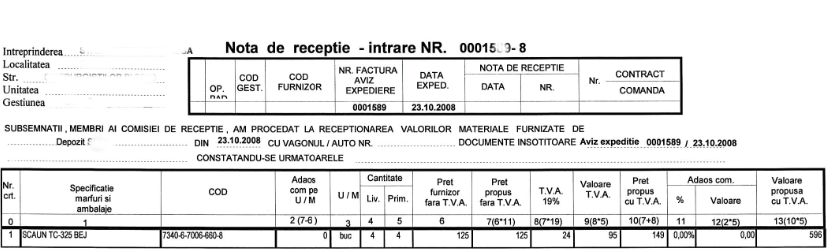
#> input picture input.png, 828 x 251 px
$ python ml.py   (Python 2 division)   (older library calls are emulated)
#> lines starting #> are read from the running program, lines starting #| are printed output that depends on the picture
from random import normalvariate
from scipy.misc import imread, imsave

import matplotlib.pyplot as plt
import numpy as np
import inspect

class RandomizeDistort():

    def __init__(self, sizex, sizey, incline=True, distort=True):

        self.yPoint = lambda x1,x2,y1,m: int(round(m*(x2-x1) + y1))
        self.yDiff = lambda y1,y2: y1-y2

        self.slope = lambda x1,x2,y1,y2: (y2-y1)/((x2-x1)*1.000)

        self.yIntersect = lambda x1,x2,y1,y2,m1,m2: int(round(((m2*(x1-y1/m1-m2*x2) + y2))/(1-m2/m1)))
        self.xIntersect = lambda x1,y1,y2,m: int(round((y2-y1)/m + x1))

        self.coef_distance = lambda s: self.size_y*1.000/s
        self.coef_weight = lambda s: s*1.000/self.size_x

        self.size_x, self.size_y = (sizex, sizey)

        #TODO: randomize slides
        self.slides = 9

        self.interval = self.size_y / self.slides

        self.x_values = [0]
        self.y_values = [self.size_x]

        self.top_distort = ()
        self.bottom_distort = ()

        #TODO: randomize angle
        self.anglepos = 0.098

        #TODO: randomize incline
        self.incline = 100

        self.mask = []

        self.result = []

    #TODO: create randomize function for basic values
    def _randomize(self, weight=1):
        pass

    def _normalize(self):

        for i,_ in enumerate(self.y_values): self.y_values[i] -= min(self.y_values)

    def _randomizeXPoints(self):

        #TODO: randomize slides
        self.x_values.extend([int(normalvariate(i/2, 100/self.slides)) for i in [100,300,500,700,900,1200,1500,1800]])

        self.x_values[-1] = self.size_y

    def _randomizeYPoints(self):

        i = 0
        while i < len(self.x_values) - 1:

            angle = self.anglepos if (i % 2 == 0) else -self.anglepos
            self.y_values.append(self.yPoint(self.x_values[i], self.x_values[i+1], self.y_values[i], angle))
            i+=1

    def _randomizeDistort(self):

        #TODO: randomize angles
        self.top_distort = (0,self.size_x, -0.060)
        self.bottom_distort = (0,min(self.y_values),0.020)

    def _distort(self):

        x1,y1,m1 = self.top_distort
        x2,y2,m2 = self.bottom_distort

        for i in range(0, len(self.y_values)/2):
            self.y_values[i] -= self.yDiff(self.size_x, self.yPoint(x1, self.x_values[i], y1, m1))

        for i in range(len(self.y_values)/2, len(self.y_values)):
            self.y_values[i] += self.yDiff(self.yPoint(x2, self.x_values[i], y2, m2), 0)

    def _mirrorPoints(self):

        self.x_values.extend([xval for xval in self.x_values])
        self.y_values.extend([yval-self.size_x for yval in self.y_values])

    def _incline(self):

        step = self.size_y / self.incline

        for i, x in enumerate(self.x_values):
            self.y_values[i] += x/step

    #TODO:
    def _compute_coef(self):
        pass

    def _fillLine(self, x, top_px, bottom_px):
        for y in range(bottom_px, top_px):
            self.mask[y][x] = 0

    def _fillSegment(self, index):

        x1, x2, y1, y2 = self.x_values[index-1], \
                         self.x_values[index], \
                         self.y_values[index-1], \
                         self.y_values[index]

        x3, x4, y3, y4 = self.x_values[self.slides+index-1],\
                         self.x_values[self.slides+index], \
                         self.y_values[self.slides+index-1], \
                         self.y_values[self.slides+index]

        top_slope = self.slope(x1,x2,y1,y2)
        bottom_slope = self.slope(x3,x4,y3,y4)

        for x in range(x1, x2):
            top_px = self.yPoint(x1, x, y1, top_slope)
            bottom_px = self.yPoint(x3, x, y3, bottom_slope)
            self._fillLine(x, top_px, bottom_px)

    def _fillMask(self):

        self.mask = np.zeros([max(self.y_values), max(self.x_values), 4], dtype=np.uint8)
        self.mask.fill(255)

        segment = 1
        while segment < self.slides:
            self._fillSegment(segment)
            segment +=1

        imsave("matrix.png",self.mask)

    #TODO: create generator (yield)
    def compute(self):
        self._randomizeXPoints()
        self._randomizeYPoints()
        self._mirrorPoints()

        if min(self.y_values) < 0: self._normalize()

        self._randomizeDistort()
        self._distort()

        if min(self.y_values) < 0: self._normalize()

        self._incline()

        if min(self.y_values) < 0: self._normalize()

        self.display()
        self.display('plot')
        self.display('distort')

        self._fillMask()

    def generate(self, source):

        ind_x = 0
        for i in range(0, len(self.mask[0]) - 1):
            ind_y = 0
            for j in range(0, len(self.mask) - 1):
                try:
                    if self.mask[j][i].all() == 0:
                        self.mask[j][i] = source[ind_y][ind_x]
                        ind_y += 1
                except Exception:
                    pass
            ind_x +=1

        imsave('result.png', self.mask)

    def display(self, var='values'):

        print 'caller name --->', inspect.stack()[1][3]

        print 'size:', self.size_x, '*', self.size_y
        print 'last', self.y_values[len(self.y_values)/2 - 1] - self.y_values[-1]
        if var == 'values':
            print "X axis values: ", self.x_values
            print "y axis values: ", self.y_values

        if var == 'distort':
            print 'top->', self.top_distort
            x1,y1,m1 = self.top_distort
            print 'bottom->', self.bottom_distort
            x2,y2,m2 = self.bottom_distort
            y3 = self.yIntersect(x1,x2,y1,y2,m1,m2)
            x3 = self.xIntersect(x1,y1,y3,m1)
            print 'intersect->', x3, y3
            print 'coef (distance, weight)', self.coef_distance(x3), self.coef_weight(y3)
            plt.plot([x1, x3], [y1, y3], 'ro-')
            plt.plot([x2, x3], [y2, y3], 'ro-')
            #guidelines
            plt.plot([0, x3], [y3, y3], 'ro-')
            plt.plot([self.size_y, self.size_y], [0, self.size_x], 'go-')
            plt.show()

        if var == 'plot':
            plt.plot(self.x_values, self.y_values, 'ro')
            plt.show()

if __name__ == "__main__":

    bar = imread('input.png')
#> bar is the input picture: shape (251, 828, 4); mean R, G, B, A 229.7, 229.7, 229.7, 254.6

    c = RandomizeDistort(len(bar), len(bar[0]))
    c.compute()
#> call 2 of display, with var = 'plot'
#> in display (call 2), `plt.show()`:
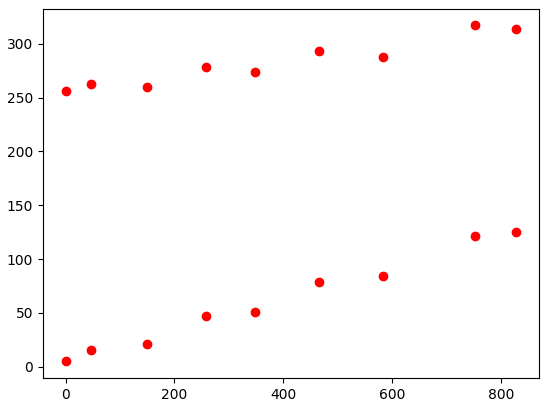
#> figure drawn by matplotlib, 1 panel
#> call 3 of display, with var = 'distort'
#> in display (call 3), `plt.show()`:
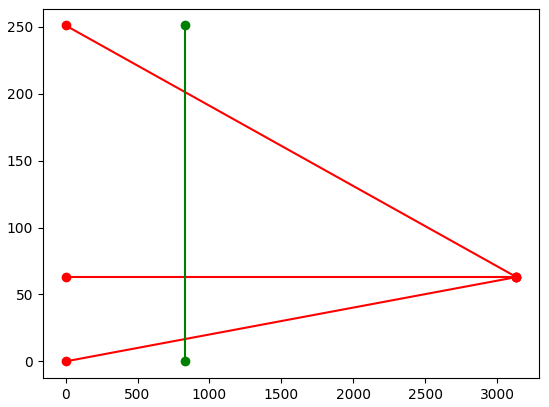
#> figure drawn by matplotlib, 1 panel
    c.generate(bar)
#> after the loop in generate, `for i in range(0, len(self.mask[0]) - 1):`:
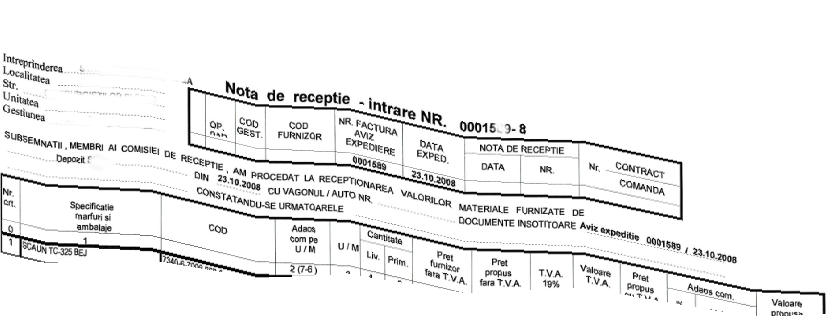
#> self.mask: shape (317, 828, 4); mean R, G, B, A 239.3, 239.3, 239.3, 254.5; transparent parts drawn white
#> after the loop in generate, `for i in range(0, len(self.mask[0]) - 1):`: ind_x = 827

$ run again, with img.png copied over input.png
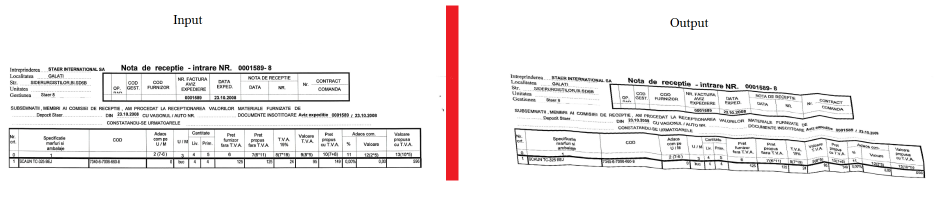
#> input picture img.png, 1872 x 416 px (shown at 1/2 size)
#> bar is the input picture: shape (416, 1872, 3); mean R, G, B 241.6, 239.2, 239.3
#> in display (call 2), `plt.show()`:
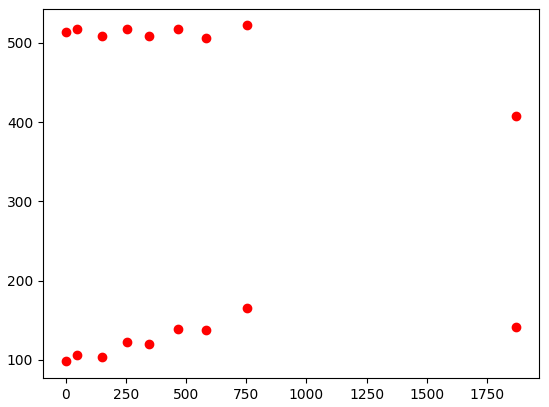
#> figure drawn by matplotlib, 1 panel
#> in display (call 3), `plt.show()`:
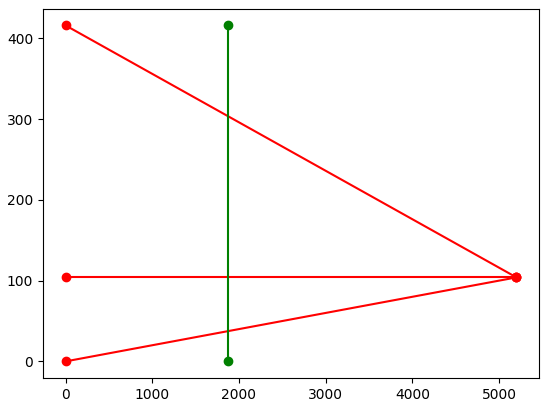
#> figure drawn by matplotlib, 1 panel
#> after the loop in generate, `for i in range(0, len(self.mask[0]) - 1):`: ind_x = 1871

$ run again, with img_test.png copied over input.png
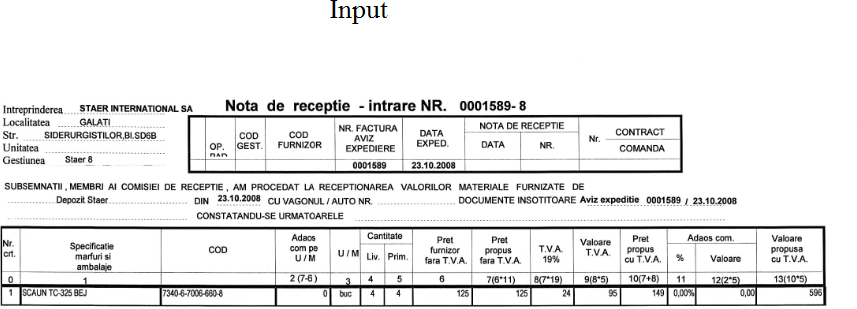
#> input picture img_test.png, 857 x 309 px
#> bar is the input picture: shape (309, 857, 4); mean R, G, B, A 234, 234, 234, 255
#> in display (call 3), `plt.show()`:
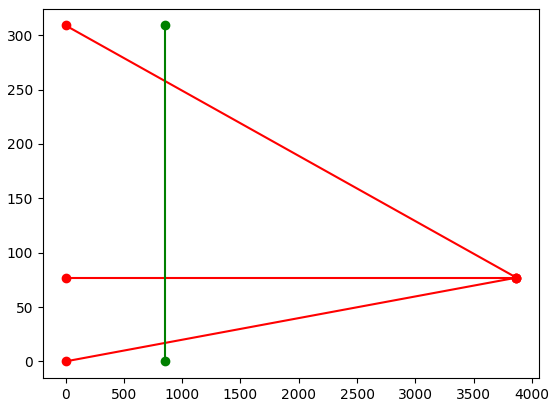
#> figure drawn by matplotlib, 1 panel
#> after the loop in generate, `for i in range(0, len(self.mask[0]) - 1):`:
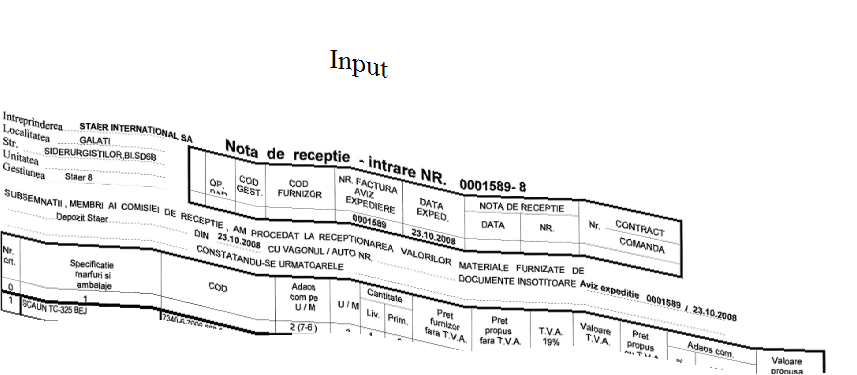
#> self.mask: shape (375, 857, 4); mean R, G, B, A 241.2, 241.2, 241.2, 254.8; transparent parts drawn white
#> after the loop in generate, `for i in range(0, len(self.mask[0]) - 1):`: ind_x = 856

$ run again, with test.png copied over input.png
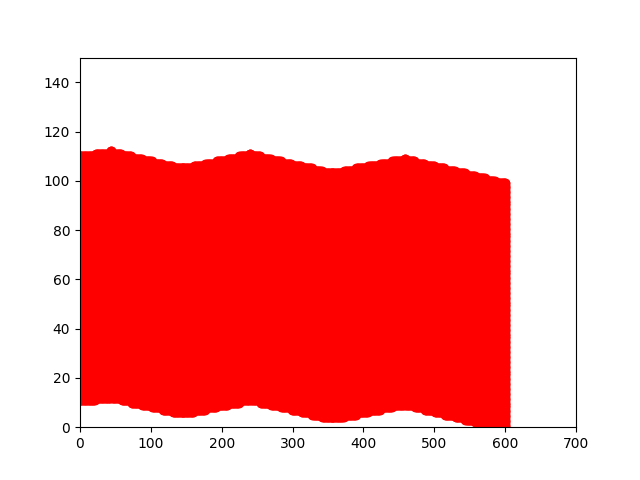
#> input picture test.png, 640 x 480 px
#> bar is the input picture: shape (480, 640, 4); mean R, G, B, A 252.4, 161.5, 161.5, 255
#> in display (call 3), `plt.show()`:
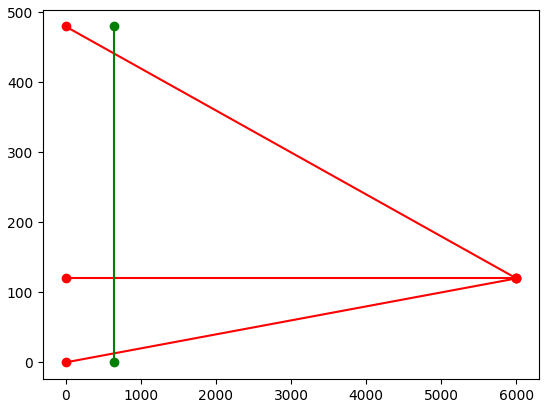
#> figure drawn by matplotlib, 1 panel
#> after the loop in generate, `for i in range(0, len(self.mask[0]) - 1):`:
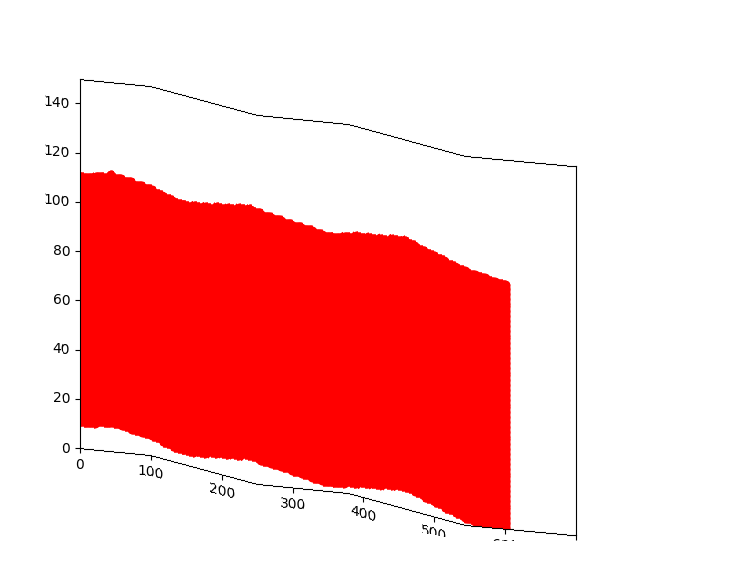
#> self.mask: shape (577, 752, 4); mean R, G, B, A 225.1, 160.8, 160.8, 226.8; transparent parts drawn white
#> after the loop in generate, `for i in range(0, len(self.mask[0]) - 1):`: ind_x = 751
